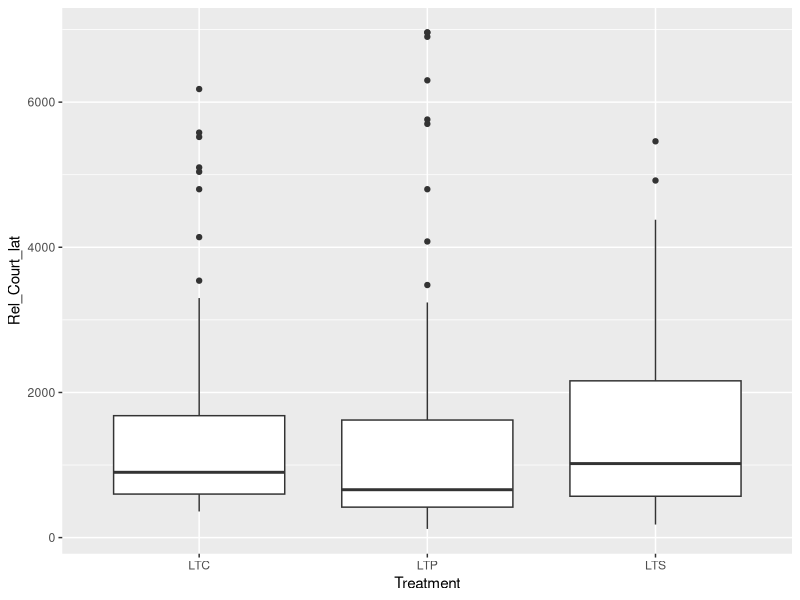
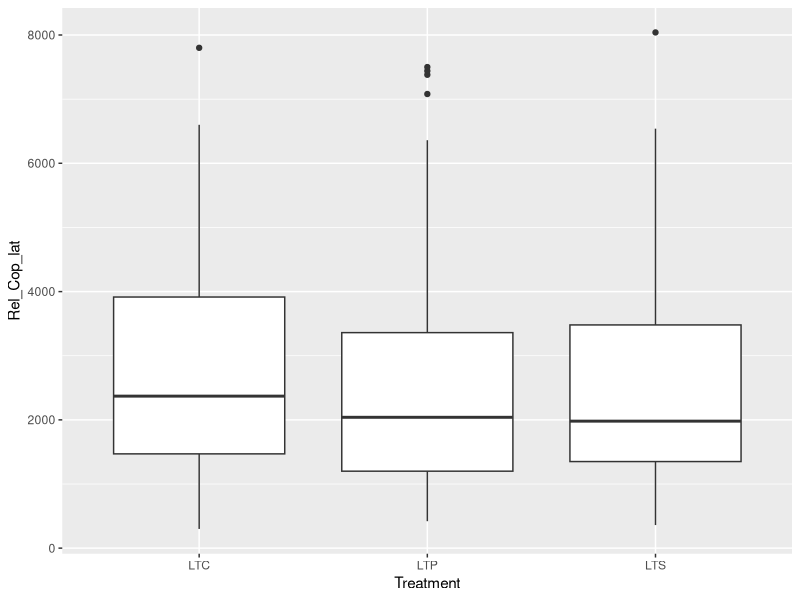
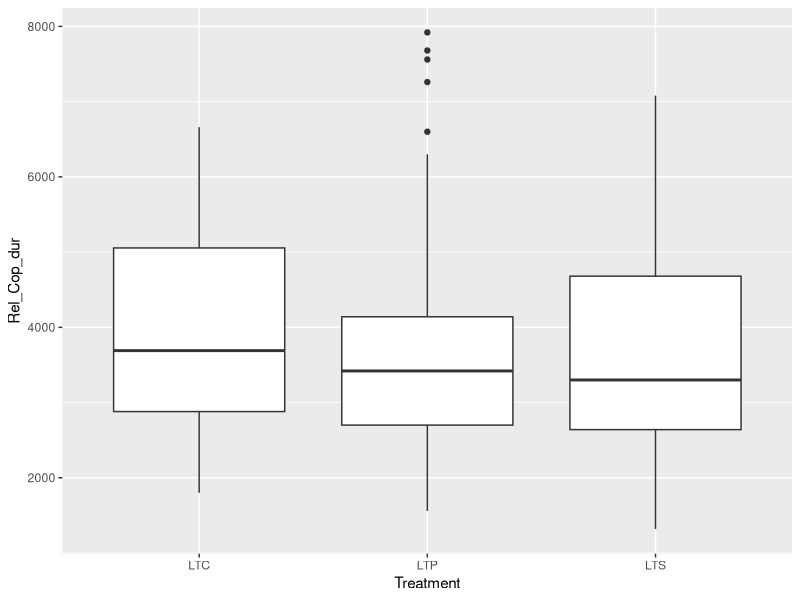
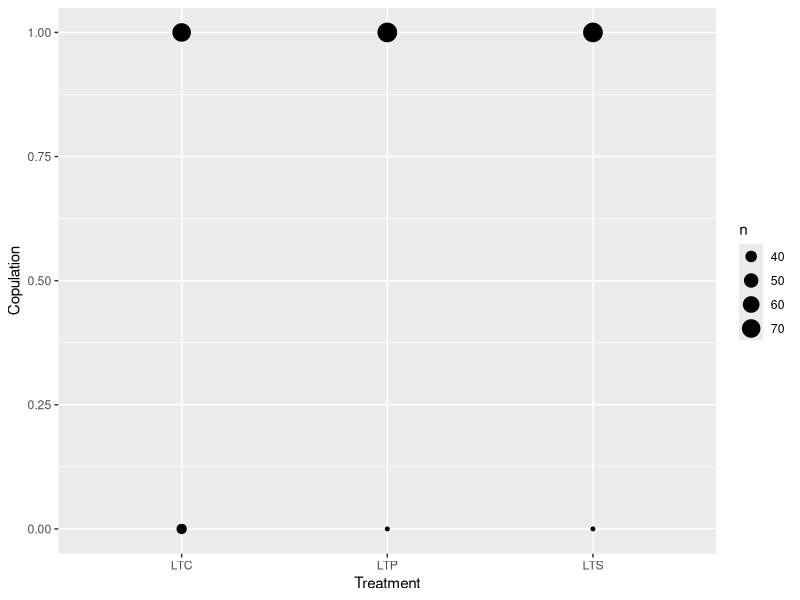
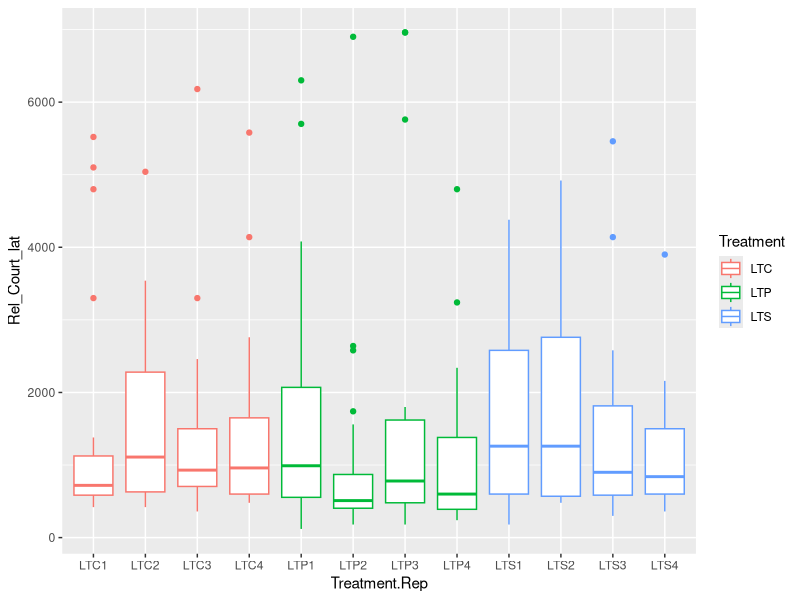
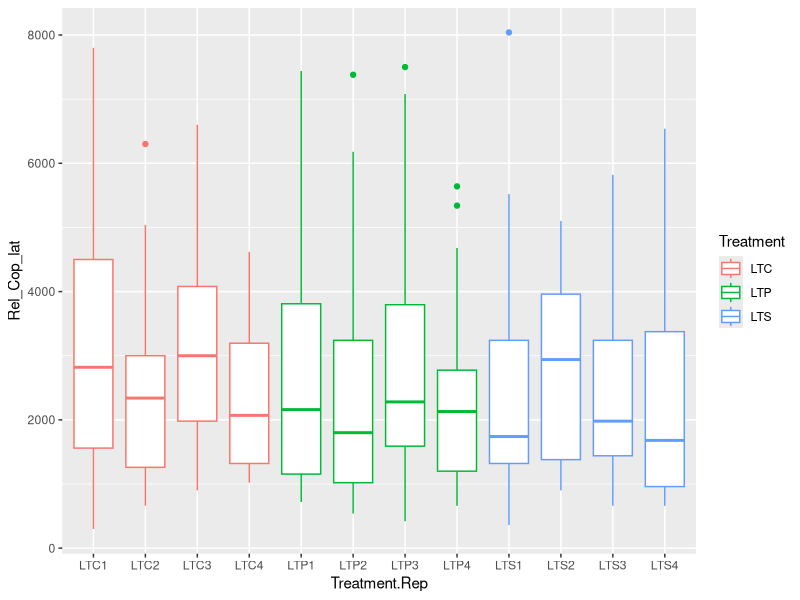
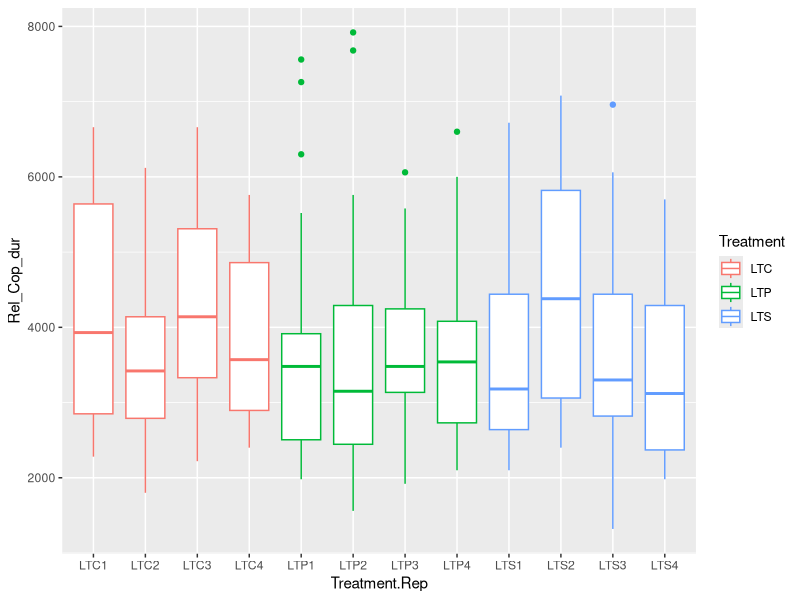

Here is the R script that generated these plots, in order: (Note: this script raises an error after producing the figures.)
# Data from Abhijna of the long term populations and their courtship and copulation data

library(ggplot2)
library(dplyr)
library(tidyr)
library(lme4)
library(effects)
#library(lme4)
#library(car)

#Change working directory to the Data folder (if from script folder to start)!
setwd("~/Bioinformatics/Long_Term_Data/Data_LongTermPopulationExperiments_Git/PredationCourtship/data")
AP_evolved_data <- read.csv("AP_EvolvedPopCourtshipCopulation_2014.csv", h=T)

#Start time of agebin 4 not recorded: so removed
AP_evolved_data <- AP_evolved_data[-which(AP_evolved_data$Bin4 == "" & AP_evolved_data$AgeBin =="4"),]
#Make relative start times:
AP_evolved_data$StartTime <- as.difftime(as.character(AP_evolved_data$StartTime), format = "%H:%M", units = "secs")
AP_evolved_data$CourtshipLatency <- as.difftime(as.character(AP_evolved_data$CourtshipLatency), format = "%H:%M", units = "secs")
AP_evolved_data$Bin2 <- as.difftime(as.character(AP_evolved_data$Bin2), format = "%H:%M", units = "secs")
AP_evolved_data$Bin3 <- as.difftime(as.character(AP_evolved_data$Bin3), format = "%H:%M", units = "secs")
AP_evolved_data$Bin4 <- as.difftime(as.character(AP_evolved_data$Bin4), format = "%H:%M", units = "secs")
AP_evolved_data$CopulationLatency <- as.difftime(as.character(AP_evolved_data$CopulationLatency), format = "%H:%M", units = "secs")
AP_evolved_data$CopulationDuration <- as.difftime(as.character(AP_evolved_data$CopulationDuration), format = "%H:%M", units = "secs")

AP_evolved_data$CourtshipLatency <- with(AP_evolved_data, CourtshipLatency - StartTime)
AP_evolved_data$CopulationLatency <- with(AP_evolved_data, CopulationLatency - StartTime)
AP_evolved_data$CopulationDuration <- with(AP_evolved_data, CopulationDuration - StartTime)
AP_evolved_data$Bin2 <- with(AP_evolved_data, Bin2 - StartTime)
AP_evolved_data$Bin3 <- with(AP_evolved_data, Bin3 - StartTime)
AP_evolved_data$Bin4 <- with(AP_evolved_data, Bin4 - StartTime)
AP_evolved_data$Bin1 <- with(AP_evolved_data, StartTime - StartTime)


#Relative start times for each thing

AP_evolved_data <- within(AP_evolved_data, { 
  Rel_Court_lat = ifelse (AgeBin == 1, CourtshipLatency-Bin1, ifelse(AgeBin == 2, CourtshipLatency-Bin2, ifelse(AgeBin == 3, CourtshipLatency-Bin3, ifelse(AgeBin == 4, CourtshipLatency-Bin4, 0))))})


AP_evolved_data <- within(AP_evolved_data, { 
  Rel_Cop_lat = ifelse (AgeBin == 1, CopulationLatency-Bin1, ifelse(AgeBin == 2, CopulationLatency-Bin2, ifelse(AgeBin == 3, CopulationLatency-Bin3, ifelse(AgeBin == 4, CopulationLatency-Bin4, 0))))})

AP_evolved_data <- within(AP_evolved_data, { 
  Rel_Cop_dur = ifelse (AgeBin == 1, CopulationDuration-Bin1, ifelse(AgeBin == 2, CopulationDuration-Bin2, ifelse(AgeBin == 3, CopulationDuration-Bin3, ifelse(AgeBin == 4, CopulationDuration-Bin4, 0))))})

head(AP_evolved_data)
#New Data frame with only important data:
AP_Data <- subset(AP_evolved_data, select = c(Treatment, Rep, Rel_Court_lat, Rel_Cop_lat, Rel_Cop_dur, Copulation, Temperature, Humidity, Date, AgeBin))

#AP_court_lat <- subset(AP_Data, select = c(Treatment, Rep, Rel_Court_lat))
#AP_cop_dur <- subset(AP_Data, select = c(Treatment, Rep, Rel_Cop_dur))
#AP_cop_lat <- subset(AP_Data, select = c(Treatment, Rep, Rel_Cop_lat))


#AP_evolved_data <- AP_evolved_data[-which(AP_evolved_data$Bin4 == "" & AP_evolved_data$AgeBin =="4"),]

#AP_court_lat <- AP_court_lat[-which(AP_court_lat$Rel_Court_lat == ""),]
#AP_cop_lat <- AP_cop_lat[-which(AP_cop_lat$Rel_Cop_lat ==""),]
#AP_cop_dur <- AP_cop_dur[-which(AP_cop_dur$Rel_Cop_dur ==""),]

AP_groups <-AP_Data %>%
  group_by(Treatment, Rep) %>%
  summarise(copulation_prop=sum(Copulation/(n())), mean_court_lat= mean(Rel_Court_lat, na.rm = TRUE), mean_cop_lat = mean(Rel_Cop_lat, na.rm=TRUE), mean_cop_dur = mean(Rel_Cop_dur, na.rm=TRUE), cop_sum=sum(Copulation))

p1 <- ggplot(AP_groups, aes(x = Treatment, y = copulation_prop))
p2 <- ggplot(AP_groups, aes(x=Treatment, y = mean_court_lat))
p3 <- ggplot(AP_groups, aes(x=Treatment, y = mean_cop_lat))
p4 <- ggplot(AP_groups, aes(x=Treatment, y = mean_cop_dur))
p5 <- ggplot(AP_groups, aes(x=Rep, y=cop_sum, colour=Treatment))

#p1+geom_point()
#p1+geom_boxplot()

#p2+geom_point()
#p2+geom_boxplot()

#p3+geom_point()
#p3+geom_boxplot()

#p4+geom_point()
#p4+geom_boxplot()

#p5+geom_point()
#p5+geom_boxplot()


#head(AP_Data)

AP_Data$Rep <- as.factor(AP_Data$Rep)

p6 <- ggplot(AP_Data, aes(x = Treatment, y = Rel_Court_lat))
p7 <- ggplot(AP_Data, aes(x=Treatment, y = Rel_Cop_lat))
p8 <- ggplot(AP_Data, aes(x=Treatment, y = Rel_Cop_dur))
p9 <- ggplot(AP_Data, aes(x=Treatment, y = Copulation))

p6+geom_boxplot()
p7+geom_boxplot()
p8+geom_boxplot()
p9+geom_count()

AP_Data$Treatment.Rep <- with(AP_Data, paste0(Treatment, Rep))
AP_groups$Treatment.Rep <- with(AP_groups, paste0(Treatment, Rep))
p10 <- ggplot(AP_Data, aes(x = Treatment.Rep, y = Rel_Court_lat, colour = Treatment))
p11 <- ggplot(AP_Data, aes(x=Treatment.Rep, y = Rel_Cop_lat, colour=Treatment))
p12<- ggplot(AP_Data, aes(x=Treatment.Rep, y = Rel_Cop_dur, colour = Treatment))

p10+geom_boxplot()
p11+geom_boxplot()
p12+geom_boxplot()

head(AP_Data)

#Models
mod_court <- lmer(Rel_Court_lat ~ 1 + Treatment + Temperature + Humidity + (1|Date), data = AP_Data)
summary(mod_court)
car::Anova(mod_court)
plot(allEffects(mod_court))
